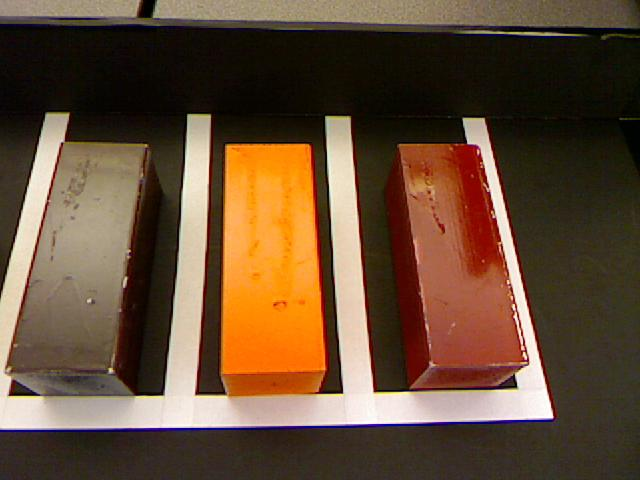
#> input picture qwe/vision/blockDetection/pic10.jpg, 640 x 480 px
$ python cmyk.py   (Python 2 division)   (older library calls are emulated)
#> lines starting #> are read from the running program, lines starting #| are printed output that depends on the picture; after the words box and inside, x2 and y2 are one past the last pixel; in counts of white or black regions, pixels touching at a corner belong together
#> further down, img is the input picture: shape (480, 640, 3); mean B, G, R 54.2, 76, 100.9
### qwe/vision/blockDetection/util.py
"""
Utility classes and functions.
"""

import numpy as np

try:
  import cv2
  from cv2 import cv
except ImportError:
  print "You need OpenCV to use vision modules, sorry."
  sys.exit(1)

class Enum(tuple):
  """Simple enumeration type based on tuple with indices as integer values."""

  __getattr__ = tuple.index

  fromString = tuple.index

  def toString(self, value):
    return self[value]


class KeyCode:
    """Utility class to manage special keys and other keyboard input."""

    NUM_LOCK  = 0x100000  # status
    SHIFT     = 0x010000  # combo
    CAPS_LOCK = 0x020000  # status
    CTRL      = 0x040000  # combo
    ALT       = 0x080000  # combo
    SPECIAL   = 0x00ff00  # key down: CTRL, SHIFT, ALT, SUPER, NUM_LOCK, CAPS_LOCK, Fn etc.

    # [33 lines left out: functions describeKey, log, not called in this run]


def cvtColorBGR2CMYK_(imageBGR):
  """
  Convert a BGR image to CMYK and return separate color channels as 4-tuple.
  Usage: C, M, Y, K = cvtColorBGR2CMYK_(imageBGR)
  """
  imageBGRScaled = imageBGR / 255.0  # scale to [0,1] range
  B, G, R = cv2.split(imageBGRScaled)  # split channels
  I = np.ones((imageBGRScaled.shape[0], imageBGRScaled.shape[1]))  # identity matrix
  K = I - imageBGRScaled.max(axis=2) - 0.001  # -0.001 is to prevent divide by zero in later steps
  C = (I - R- K) / (I - K)
  M = (I - G- K) / (I - K)
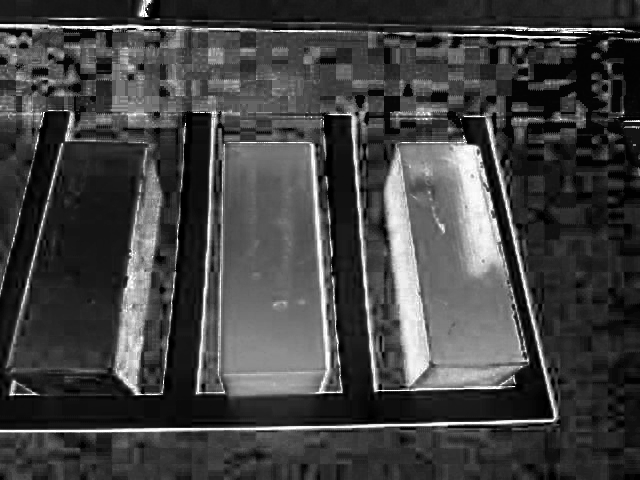
#> M: shape (480, 640) float64; min 0.000999, max 1, mean 0.262
  Y = (I - B- K) / (I - K)
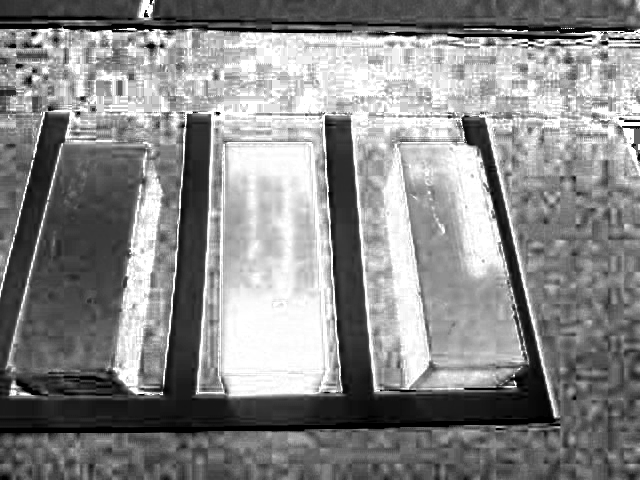
#> Y: shape (480, 640) float64; min 0.000999, max 1, mean 0.536
  return C, M, Y, K  # return 4 separate arrays


# [15 lines left out: functions cvtColorBGR2CMYK, rotateImage, not called in this run]

### qwe/vision/blockDetection/cmyk.py
import numpy as np

try:
  import cv2
  from cv2 import cv
except ImportError:
  print "You need OpenCV to use vision modules, sorry."
  sys.exit(1)

import util as util
import random

#Make the back ground uniformly black
def getUniformBackGround(img, K):
	K1 = np.uint8(K*255)
	invK = 255 - K1
	_,bw = cv2.threshold(invK, 77, 255, cv2.THRESH_BINARY) # 77 = 0.3 default , 50 - low light
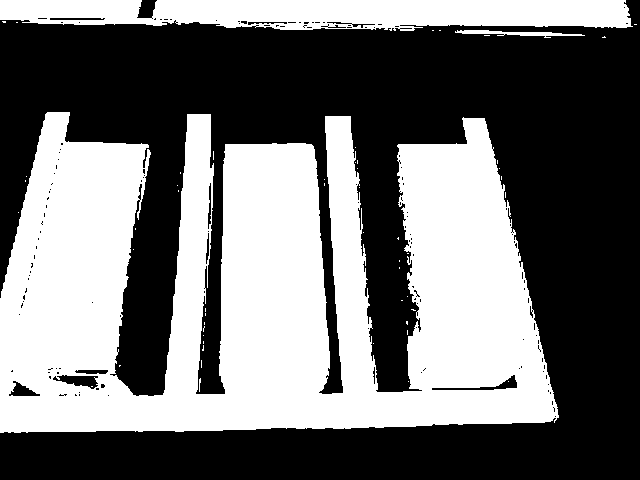
#> bw: shape (480, 640); 44.5% white; 54 white regions (51 under 20 px), largest, box (x1, y1, x2, y2) and area: (0, 112, 559, 433) 120257, (0, 0, 633, 31) 15752, (455, 30, 585, 38) 427
	bw3 = cv2.merge([bw, bw, bw])
	imgNoBgnd = cv2.bitwise_and(img, bw3) #final in matlab

	#debug
	#cv2.imshow("ininvKK",invK)
	#cv2.imshow("bw",bw)
	#cv2.imshow("imgNoBgnd",imgNoBgnd)

	return imgNoBgnd


#Extract Only White Lines
def getWhiteLines(C, M, Y, K):
	sumImg = np.uint8((C + M + Y + K)*255/4)
	white = cv2.erode(sumImg, cv2.getStructuringElement(cv2.MORPH_ELLIPSE, (15,15))) # (10, 10) works
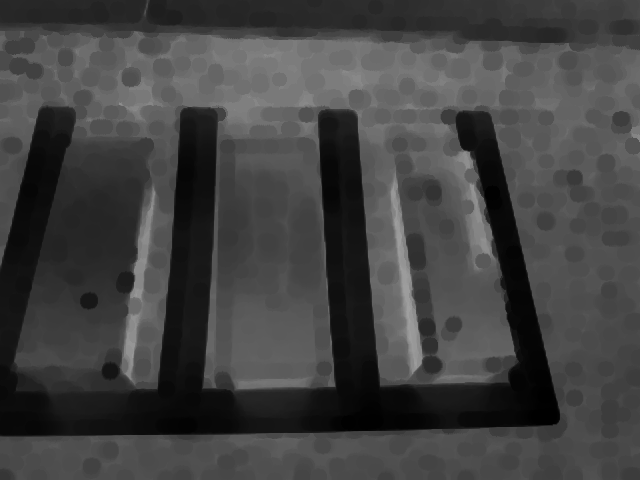
#> white: shape (480, 640); min 0, max 160, mean 66
	_,whiteLines = cv2.threshold(white, 35, 255, cv2.THRESH_BINARY) #thresh = 35  works, but check
#> whiteLines: shape (480, 640); 78.9% white; 8 black regions, largest, box (x1, y1, x2, y2) and area: (0, 107, 560, 436) 62835, (148, 0, 183, 25) 644, (116, 271, 134, 293) 300

	#debug
	#cv2.imshow("sumImg1",sumImg)
	#cv2.imshow("white",white)
	#cv2.imshow("white lines",whiteLines)

	return whiteLines


def drawRects(img, ctrs):
	i = 1
	rectList = []
	for ct in ctrs[0]:
		x, y, w, h = cv2.boundingRect(ct)

		#process only vertical rectagles (ie, w<h) with w and h > 1
		if w < h and w > 10 and h > 10:
			#print i, ". ", len(ct), " -- ", cv2.boundingRect(ct), (x+w/2), cv2.minAreaRect(ct)
			rectList.append([cv2.boundingRect(ct), cv2.minAreaRect(ct)])
			clr=(random.randrange(0,255),random.randrange(0,255),random.randrange(0,255))
			#cv2.drawContours(image=img, contours=ct, contourIdx=-1, color=clr , thickness=-1)
			cv2.rectangle(img, (x,y), (x+w,y+h), clr, 5)
			cv2.fillConvexPoly(img, ct, clr)
			cv2.rectangle(img, (x+w/2-3,y), (x+w/2+3,y+h), (255,255,255), -1)
			cv2.rectangle(img, (x,y+h/2-3), (x+w,y+h/2+3), (255,255,255), -1)

			rotRect = cv2.minAreaRect(ct)
			box = cv2.cv.BoxPoints(rotRect)
			box = np.int0(box)
			print box
			cv2.drawContours(img, [box], 0, (0,0,255),2)
			#cv2.imshow("asdsdasdadasdasd",img)
			#key = cv2.waitKey(1000)
			i = i + 1
	cv2.rectangle(img, (318,0), (322,640), (255,255,255), -1)
	cv2.imshow("Output",img)
	print "done"
	return rectList


def process(img):
	C, M, Y, K = util.cvtColorBGR2CMYK_(img) #convert to CMYK
	imgNoBgnd = getUniformBackGround(img, K) #get uniform background
	invWhiteLines = getWhiteLines(C, M, Y, K) #get only white lines

	#remove white lines from image
	invWhite3 = cv2.merge([invWhiteLines, invWhiteLines, invWhiteLines])
	imgBlocks = cv2.bitwise_and(imgNoBgnd, invWhite3)
	cv2.imshow("White Lines", invWhiteLines)
	#find the blocks in imgBlocks
	imgray = cv2.cvtColor(imgBlocks,cv.CV_RGB2GRAY);
	_,imbw = cv2.threshold(imgray, 20, 255, cv2.THRESH_BINARY_INV)
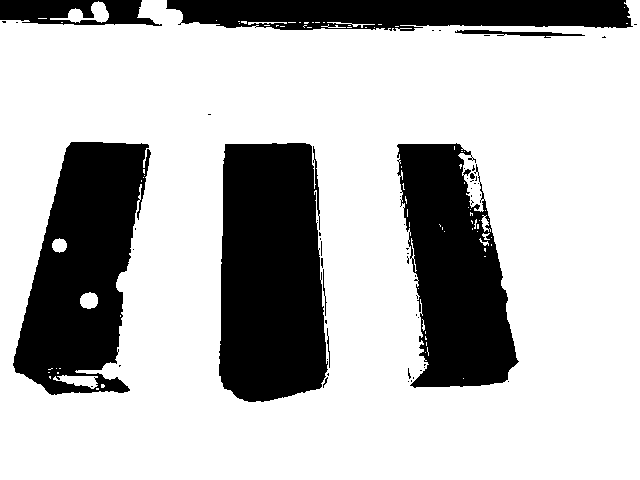
#> imbw: shape (480, 640); 73.5% white; 58 black regions (49 under 20 px)
	ctrs = cv2.findContours(imbw, cv2.RETR_LIST , cv2.CHAIN_APPROX_SIMPLE);
#> ctrs = 176 contours, 153 with area under 20; largest, box (x1, y1, x2, y2) and area: (0, 0, 640, 480) 290358, (218, 142, 329, 403) 25243, (12, 141, 152, 396) 22772, (396, 142, 520, 389) 20172, (454, 29, 586, 39) 557
	rectList = drawRects(img, ctrs) #img
#> the loop in drawRects, `for ct in ctrs[0]:` made 176 passes
#> (x, y, w, h, clr, rotRect, box) on passes 132 to 134: (396, 142, 124, 247, (216, 98, 194), ((457.3, 263.4), (111.3, 247.6), -3.51), [[409, 390], [394, 143], [505, 136], [520, 383]]), (218, 142, 111, 261, (227, 107, 10), ((273, 272), (260, 110), -90), [[328, 402], [218, 402], [218, 142], [328, 142]]), (12, 141, 140, 255, (66, 247, 130), ((80.73, 267.1), (260, 119.9), -84.92), [[128, 401], [9, 391], [32, 132], [151, 142]])
#> (x, y, w, h) on passes 2, 3, 6, 7, 8, 9: (90, 385, 4, 3), (101, 384, 4, 4), (410, 379, 3, 4), (463, 378, 1, 1), (412, 376, 3, 4), (322, 376, 7, 13)
#| [[409 390]
#|  [394 143]
#|  [505 136]
#|  [520 383]]
#| [[328 402]
#|  [218 402]
#|  [218 142]
#|  [328 142]]
#| [[128 401]
#|  [  9 391]
#> (further printed lines are left out)
#> after the loop in drawRects, `for ct in ctrs[0]:`:
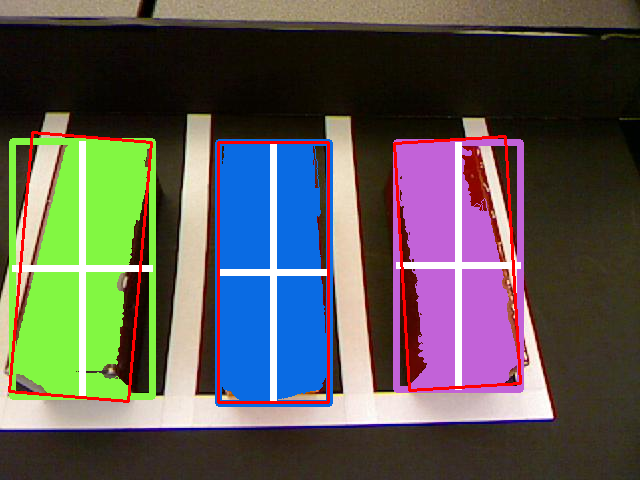
#> img: shape (480, 640, 3); mean B, G, R 84.8, 89.6, 92.7
#> after the loop in drawRects, `for ct in ctrs[0]:`: i = 4; rectList = 3 items
#> in drawRects, `cv2.rectangle(img, (318,0), (322,640), (255,255,255), -1)`:
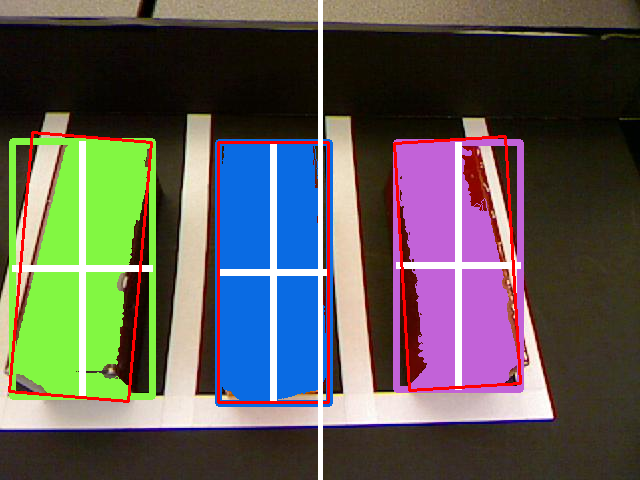
#> img: shape (480, 640, 3); 0.77% of pixels changed, all inside (x1, y1, x2, y2) = (318, 0, 323, 480)
#> rectList = 3 items

	for i in range(len(rectList)):
		#print rectList[i][1]
		#(x,y),(w,h),t = rectList[i][1]
		#print x,y,w,h,t
		#x,y,w,h = rectList[i][0]

		rec = np.asarray(cv.GetSubRect(cv.fromarray(imgBlocks),rectList[i][0]))
		cv2.imshow(str(i), rec)
		#print rec.shape
		rh,rw,rc = rec.shape
		print rec[rh/2][rw/2][0],rec[rh/2][rw/2][1],rec[rh/2][rw/2][2]
		Cfinal, Mfinal, Yfinal, Kfinal = util.cvtColorBGR2CMYK_(rec)
		print Cfinal[rh/2][rw/2],Mfinal[rh/2][rw/2],Yfinal[rh/2][rw/2],Kfinal[rh/2][rw/2]
		hsv = cv2.cvtColor(rec, cv.CV_BGR2HSV)
		print hsv[rh/2][rw/2][0],hsv[rh/2][rw/2][1],hsv[rh/2][rw/2][2]
		#cv2.imshow('hsv'+str(i),hsv)
		print "***********************"

		#brown, orange, maroon
		destr = cv2.inRange(rec,  np.array((50, 85, 150)),  np.array((255, 255, 255)));
		cv2.imshow("dR"+str(i), destr)
		#orange
		destg = cv2.inRange(rec,  np.array((10, 150, 200)),  np.array((255, 255, 255)));
		cv2.imshow("dG"+str(i), destg)
		#brown,
		destb = cv2.inRange(rec,  np.array((100, 100, 150)),  np.array((255, 255, 255)));
		cv2.imshow("dB"+str(i), destb)
		#blue
		destl = cv2.inRange(rec,  np.array((140, 10, 10)),  np.array((255, 255, 255)));
		cv2.imshow("dl"+str(i), destl)
		#green, brown, blue
		deste = cv2.inRange(rec,  np.array((0, 10, 10)),  np.array((255, 255, 255)));
		cv2.imshow("de"+str(i), deste)
#> this loop made 1 pass
		# [7 lines of commented-out code are left out]
	Cfinal, Mfinal, Yfinal, Kfinal = util.cvtColorBGR2CMYK_(imgBlocks) #convert

	cfinal = np.uint8(Cfinal*255)
	_,cfinalbw = cv2.threshold(cfinal, 20, 255, cv2.THRESH_BINARY_INV)
	cv2.imshow("asdsd",cfinalbw)

	key = cv2.waitKey()


img = cv2.imread("pic10.jpg")
#> (the run stopped early here; a loop or call above may not have finished)

$ run again, with qwe/vision/blockDetection/pic1.jpg copied over qwe/vision/blockDetection/pic10.jpg
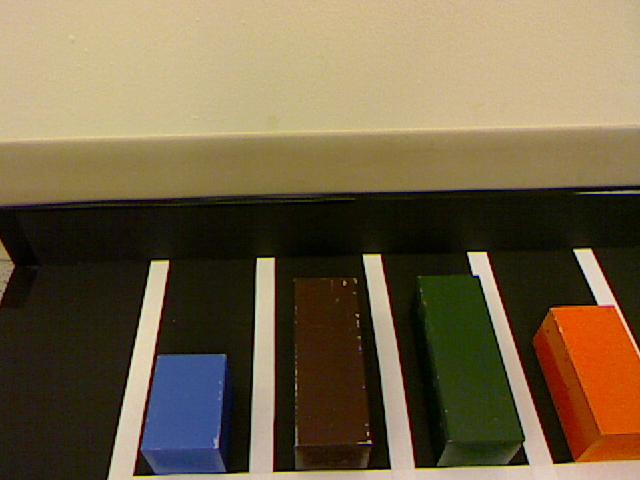
#> input picture qwe/vision/blockDetection/pic1.jpg, 640 x 480 px
#> img is the input picture: shape (480, 640, 3); mean B, G, R 70.9, 98.8, 114.6
#> in getUniformBackGround, `_,bw = cv2.threshold(invK, 77, 255, cv2.THRESH_BINARY)`:
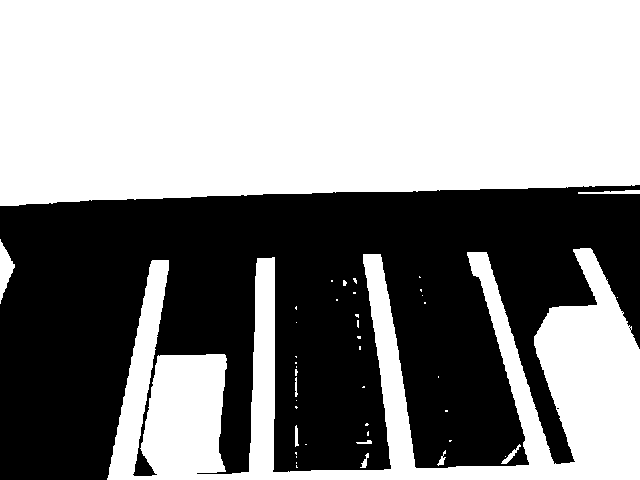
#> bw: shape (480, 640); 56.2% white; 2 black regions (1 under 20 px), largest, box (x1, y1, x2, y2) and area: (0, 185, 640, 480) 134430
#> whiteLines: shape (480, 640); 70.1% white; 22 black regions, largest, box (x1, y1, x2, y2) and area: (101, 245, 640, 480) 36379, (0, 0, 275, 147) 33905, (378, 0, 640, 137) 10549
#> imbw: shape (480, 640); 69.4% white; 64 black regions (48 under 20 px)
#> ctrs = 94 contours, 57 with area under 20; largest, box (x1, y1, x2, y2) and area: (0, 185, 640, 480) 168353, (0, 0, 275, 147) 33642, (378, 0, 640, 137) 10110, (142, 353, 228, 472) 8246, (490, 0, 575, 87) 3546
#> the loop in drawRects, `for ct in ctrs[0]:` made 94 passes
#> (x, y, w, h, clr, rotRect, box) on passes 41, 67, 70: (142, 353, 86, 119, (216, 98, 194), ((184.5, 411.9), (119.4, 83.27), -88.83), [[224, 472], [141, 470], [144, 351], [227, 353]]), (101, 94, 12, 20, (227, 107, 10), ((104.7, 102.4), (20.6, 8.7), -64.98), [[104, 113], [96, 109], [105, 91], [112, 94]]), (432, 83, 22, 24, (66, 247, 130), ((442.5, 95), (17.68, 24.75), -45), [[445, 110], [427, 92], [440, 80], [457, 97]])
#> (printed output is left out)
#> after the loop in drawRects, `for ct in ctrs[0]:`: i = 7; rectList = 6 items
#> in drawRects, `cv2.rectangle(img, (318,0), (322,640), (255,255,255), -1)`:
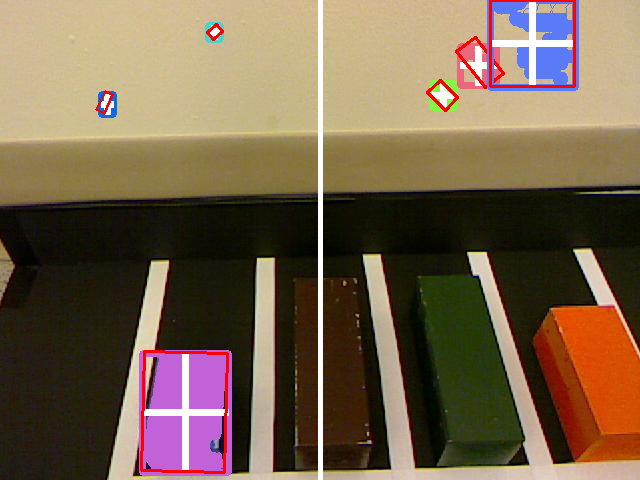
#> img: shape (480, 640, 3); mean B, G, R 76.4, 99.5, 119.8
#> the loop in process, `for i in range(len(rectList)):` made 1 pass
